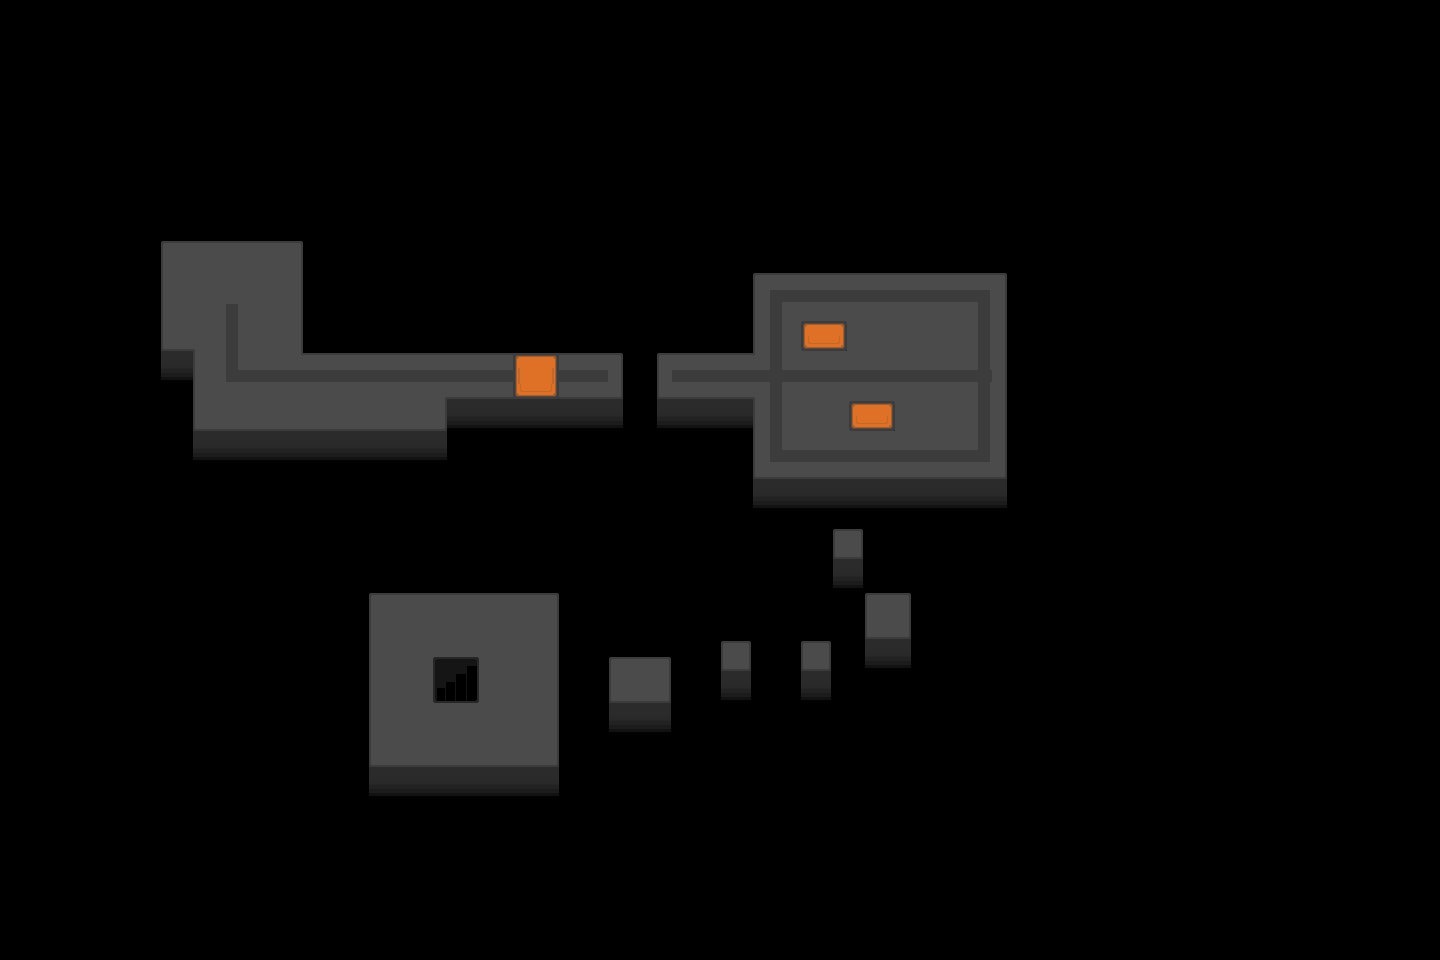

A 2D game scene composited from a Tiled map and its tileset images. What follows is a short description and the map's XML, with each tile layer's data collapsed to a summary:
An orthogonal 90x60 tile map with 16x16 px tiles, 3 tile layers (pavimento, pavimento2, pavimento3), 1 hidden layer not drawn, 3 tilesets and 57 objects.

<map version="1.10" tiledversion="1.11.2" orientation="orthogonal" renderorder="right-down" width="90" height="60" tilewidth="16" tileheight="16" infinite="0" nextlayerid="12" nextobjectid="119">
 <properties>
  <property name="spawnx" type="float" value="20" />
  <property name="spawny" type="float" value="40" />
 </properties>
 <tileset firstgid="1" name="pietra" tilewidth="16" tileheight="16" tilecount="64" columns="8">
  <image source="pietra.png" width="128" height="128" />
 </tileset>
 <tileset firstgid="65" name="lava" tilewidth="16" tileheight="16" tilecount="72" columns="24">
  <image source="lava/lava.png" width="384" height="48" />
  <tile id="0">
   <animation>
    <frame tileid="0" duration="100" />
    <frame tileid="3" duration="100" />
    <frame tileid="6" duration="100" />
    <frame tileid="9" duration="100" />
    <frame tileid="12" duration="100" />
    <frame tileid="15" duration="100" />
    <frame tileid="18" duration="100" />
    <frame tileid="21" duration="500" />
   </animation>
  </tile>
  <tile id="1">
   <animation>
    <frame tileid="1" duration="100" />
    <frame tileid="4" duration="100" />
    <frame tileid="7" duration="100" />
    <frame tileid="10" duration="100" />
    <frame tileid="13" duration="100" />
    <frame tileid="16" duration="100" />
    <frame tileid="19" duration="100" />
    <frame tileid="22" duration="500" />
   </animation>
  </tile>
  <tile id="2">
   <animation>
    <frame tileid="2" duration="100" />
    <frame tileid="5" duration="100" />
    <frame tileid="8" duration="100" />
    <frame tileid="11" duration="100" />
    <frame tileid="14" duration="100" />
    <frame tileid="17" duration="100" />
    <frame tileid="20" duration="100" />
    <frame tileid="23" duration="500" />
   </animation>
  </tile>
  <tile id="30">
   <animation>
    <frame tileid="24" duration="100" />
    <frame tileid="27" duration="100" />
    <frame tileid="30" duration="100" />
    <frame tileid="33" duration="100" />
    <frame tileid="36" duration="100" />
    <frame tileid="39" duration="100" />
    <frame tileid="42" duration="100" />
    <frame tileid="45" duration="500" />
   </animation>
  </tile>
  <tile id="32">
   <animation>
    <frame tileid="26" duration="100" />
    <frame tileid="29" duration="100" />
    <frame tileid="32" duration="100" />
    <frame tileid="35" duration="100" />
    <frame tileid="38" duration="100" />
    <frame tileid="41" duration="100" />
    <frame tileid="44" duration="100" />
    <frame tileid="47" duration="500" />
   </animation>
  </tile>
  <tile id="60">
   <animation>
    <frame tileid="48" duration="100" />
    <frame tileid="51" duration="100" />
    <frame tileid="54" duration="100" />
    <frame tileid="57" duration="100" />
    <frame tileid="60" duration="100" />
    <frame tileid="63" duration="100" />
    <frame tileid="66" duration="100" />
    <frame tileid="69" duration="500" />
   </animation>
  </tile>
  <tile id="61">
   <animation>
    <frame tileid="49" duration="100" />
    <frame tileid="52" duration="100" />
    <frame tileid="55" duration="100" />
    <frame tileid="58" duration="100" />
    <frame tileid="61" duration="100" />
    <frame tileid="64" duration="100" />
    <frame tileid="67" duration="100" />
    <frame tileid="70" duration="500" />
   </animation>
  </tile>
  <tile id="62">
   <animation>
    <frame tileid="50" duration="100" />
    <frame tileid="53" duration="100" />
    <frame tileid="56" duration="100" />
    <frame tileid="59" duration="100" />
    <frame tileid="62" duration="100" />
    <frame tileid="65" duration="100" />
    <frame tileid="68" duration="100" />
    <frame tileid="71" duration="500" />
   </animation>
  </tile>
 </tileset>
 <tileset firstgid="137" name="stairs" tilewidth="16" tileheight="16" tilecount="16" columns="4">
  <image source="stairs.png" width="64" height="64" />
 </tileset>
 <layer id="4" name="collisioni" width="90" height="60" visible="0">
  <data>[5400 cells, 4854 non-empty, 1 distinct tile ids]</data>
 </layer>
 <group id="10" name="layer1">
  <layer id="5" name="pavimento" width="90" height="60">
   <data>[5400 cells, 574 non-empty, 25 distinct tile ids]</data>
  </layer>
  <layer id="8" name="pavimento2" width="90" height="60">
   <data>[5400 cells, 98 non-empty, 6 distinct tile ids]</data>
  </layer>
  <layer id="9" name="pavimento3" width="90" height="60">
   <data>[5400 cells, 210 non-empty, 40 distinct tile ids]</data>
  </layer>
 </group>
 <objectgroup id="11" name="collisionobjects">
  <object id="29" x="149" y="220" width="172" height="17" />
  <object id="30" x="195" y="276" width="74" height="28" />
  <object id="33" x="306" y="332" width="444" height="17" />
  <object id="56" x="306" y="219" width="17" height="130" />
  <object id="57" x="733" y="260" width="17" height="89" />
  <object id="58" x="733" y="253" width="295" height="17" />
  <object id="109" x="363" y="573" width="199" height="17" />
 </objectgroup>
 <objectgroup id="2" name="eventi" tintcolor="#ff0000">
  <object id="2" x="231" y="301" width="2" height="3">
   <properties>
    <property name="eventRadius" type="float" value="0" />
    <property name="eventType" value="SpawnCasa" />
   </properties>
  </object>
  <object id="12" x="516" y="356" width="40" height="40">
   <properties>
    <property name="eventRadius" type="float" value="1.5" />
    <property name="eventType" value="Damage" />
    <property name="eventWidth" type="float" value="2" />
   </properties>
  </object>
  <object id="27" x="627" y="354" width="26" height="140">
   <properties>
    <property name="eventType" value="Fall" />
   </properties>
  </object>
  <object id="41" x="179" y="437" width="284" height="152">
   <properties>
    <property name="eventType" value="Fall" />
   </properties>
  </object>
  <object id="45" x="93" y="357" width="94" height="164">
   <properties>
    <property name="eventType" value="Fall" />
   </properties>
  </object>
  <object id="47" x="454" y="407" width="169" height="182">
   <properties>
    <property name="eventType" value="Fall" />
   </properties>
  </object>
  <object id="49" x="657" y="403" width="93" height="93">
   <properties>
    <property name="eventType" value="Fall" />
   </properties>
  </object>
  <object id="52" x="917" y="409" width="19" height="18">
   <properties>
    <property name="entityType" value="Enemy" />
    <property name="eventType" value="SpawnEntity" />
   </properties>
  </object>
  <object id="53" x="873" y="306" width="19" height="18">
   <properties>
    <property name="entityType" value="Enemy" />
    <property name="eventType" value="SpawnEntity" />
   </properties>
  </object>
  <object id="54" x="804" y="324" width="40" height="24">
   <properties>
    <property name="eventRadius" type="float" value="1.5" />
    <property name="eventType" value="Damage" />
    <property name="eventWidth" type="float" value="2" />
   </properties>
  </object>
  <object id="55" x="852" y="404" width="40" height="24">
   <properties>
    <property name="eventRadius" type="float" value="1.5" />
    <property name="eventType" value="Damage" />
    <property name="eventWidth" type="float" value="2" />
   </properties>
  </object>
  </objectgroup>
</map>
<!-- 39 of 57 objects omitted -->
